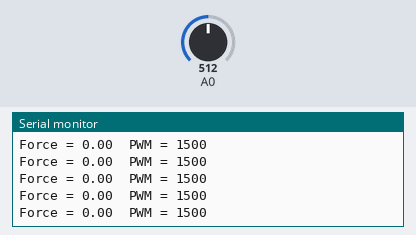
Bench run of a sketch on a simulated Arduino Uno, built with avr-gcc and run on an emulated ATmega328P. Parts: the last lines printed to the serial monitor. The test bench sets the inputs (shaded band); at power-on: A0 = 512.

Above: at 5.7 s.
5.8 s: A0 set to 475
At 5.86 s:
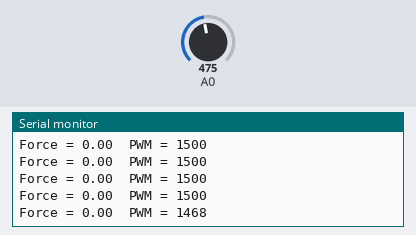
7.3 s: A0 set to 453
At 7.34 s:
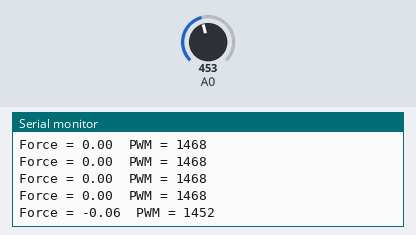
Timing chart, 0 to 10.3 s (numbered marks = the images above; inputs shaded):
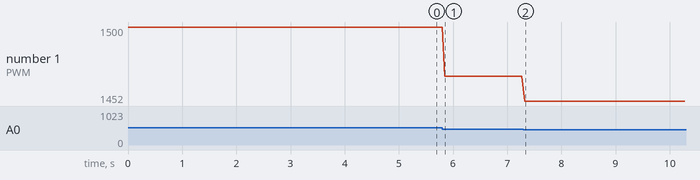

Measured:
- after the input at 5.8 s, the serial monitor: prints a new line after 0.05 s (image 1)
- after the input at 7.3 s, the serial monitor: prints a new line at once (image 2)
- plotted number 1: 1500 → 1468 after the input at 5.8 s, 1468 → 1452 after the input at 7.3 s

The sketch:

Force_val.ino
```cpp
const float Force[] = {-2.90,-2.92,-2.89,-2.83,-2.79,-2.76,-2.72,
-2.67,-2.60,-2.59,-2.56,-2.49,-2.44,-2.43,-2.39,-2.34,-2.30,
-2.25,-2.23,-2.18,-2.14,-2.10,-2.07,-2.01,-1.98,-1.95,-1.88,
-1.85,-1.81,-1.78,-1.73,-1.66,-1.65,-1.61,-1.56,-1.53,-1.49,
-1.47,-1.44,-1.40,-1.37,-1.33,-1.29,-1.28,-1.22,-1.19,-1.15,
-1.12,-1.08,-1.04,-1.02,-0.99,-0.96,-0.93,-0.90,-0.87,-0.83,
-0.79,-0.77,-0.74,-0.72,-0.69,-0.66,-0.64,-0.60,-0.57,-0.54,
-0.52,-0.49,-0.47,-0.44,-0.42,-0.39,-0.37,-0.34,-0.32,-0.29,
-0.27,-0.24,-0.23,-0.20,-0.18,-0.16,-0.15,-0.12,-0.11,-0.09,
-0.07,-0.06,-0.05,-0.04,0.00,0.00,0.00,0.00,0.00,0.00,0.00,
0.00,0.00,0.00,0.00,0.00,0.00,0.00,0.00,0.00,0.00,0.00,0.00,
0.04,0.05,0.07,0.10,0.11,0.13,0.15,0.18,0.20,0.22,0.25,0.28,
0.31,0.33,0.37,0.39,0.43,0.46,0.49,0.52,0.55,0.59,0.63,0.65,
0.68,0.71,0.76,0.79,0.83,0.86,0.89,0.93,0.97,1.00,1.04,1.08,
1.14,1.16,1.20,1.23,1.28,1.31,1.35,1.40,1.43,1.48,1.53,1.56,
1.63,1.67,1.71,1.77,1.82,1.85,1.91,1.92,1.96,2.03,2.09,2.13,
2.18,2.24,2.27,2.33,2.40,2.46,2.51,2.56,2.62,2.65,2.71,2.78,
2.84,2.87,2.93,3.01,3.04,3.08,3.16,3.23,3.26,3.32,3.38,3.40,
3.45,3.50,3.57,3.64,3.71,3.69,3.71};

const uint16_t PWM[] = {1100,1104,1108,1112,1116,1120,1124,1128,
1132,1136,1140,1144,1148,1152,1156,1160,1164,1168,1172,1176,
1180,1184,1188,1192,1196,1200,1204,1208,1212,1216,1220,1224,
1228,1232,1236,1240,1244,1248,1252,1256,1260,1264,1268,1272,
1276,1280,1284,1288,1292,1296,1300,1304,1308,1312,1316,1320,
1324,1328,1332,1336,1340,1344,1348,1352,1356,1360,1364,1368,
1372,1376,1380,1384,1388,1392,1396,1400,1404,1408,1412,1416,
1420,1424,1428,1432,1436,1440,1444,1448,1452,1456,1460,1464,
1468,1472,1476,1480,1484,1488,1492,1496,1500,1504,1508,1512,
1516,1520,1524,1528,1532,1536,1540,1544,1548,1552,1556,1560,
1564,1568,1572,1576,1580,1584,1588,1592,1596,1600,1604,1608,
1612,1616,1620,1624,1628,1632,1636,1640,1644,1648,1652,1656,
1660,1664,1668,1672,1676,1680,1684,1688,1692,1696,1700,1704,
1708,1712,1716,1720,1724,1728,1732,1736,1740,1744,1748,1752,
1756,1760,1764,1768,1772,1776,1780,1784,1788,1792,1796,1800,
1804,1808,1812,1816,1820,1824,1828,1832,1836,1840,1844,1848,
1852,1856,1860,1864,1868,1872,1876,1880,1884,1888,1892,1896,1900};


void setup() {

  Serial.begin(9600);
}

void loop() {

  int pot_value = analogRead(0);

  int indexof = map(pot_value,0,1023,0,(sizeof(Force)/sizeof(Force[0]))-1);

  Serial.print("Force = ");Serial.print(Force[indexof]);
  Serial.print("  PWM = ");Serial.println(PWM[indexof]);

  delay(50);
}
```
